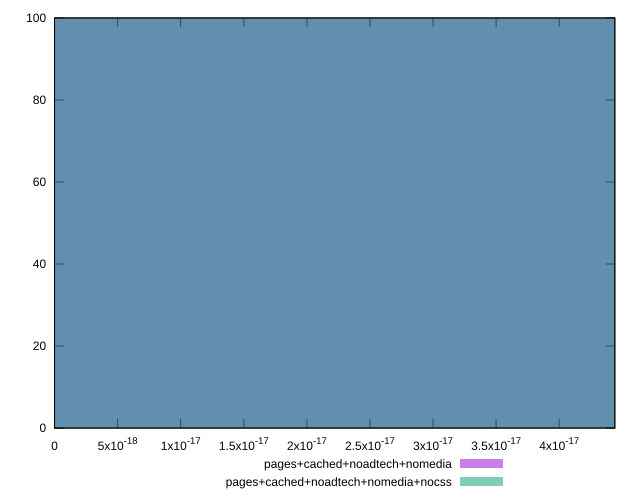

Here is the gnuplot script that generated this plot:
reset

$pagesCachedNoadtechNomedia <<EOF
0 100
EOF

$pagesCachedNoadtechNomediaNocss <<EOF
0 100
EOF

set key outside below
set boxwidth 1e-12
set xrange [0:4.4408920985006264e-17]
set yrange [0:100]
set trange [0:100]
set style fill transparent solid 0.5 noborder
set terminal svg size 640, 500 enhanced background rgb 'white'
set output "report_00015_2021-02-09T16-11-33.973Z/meta/score-difference/comparison/histogram/3_vs_4.svg"

plot $pagesCachedNoadtechNomedia title "pages+cached+noadtech+nomedia" with boxes, \
     $pagesCachedNoadtechNomediaNocss title "pages+cached+noadtech+nomedia+nocss" with boxes

reset
